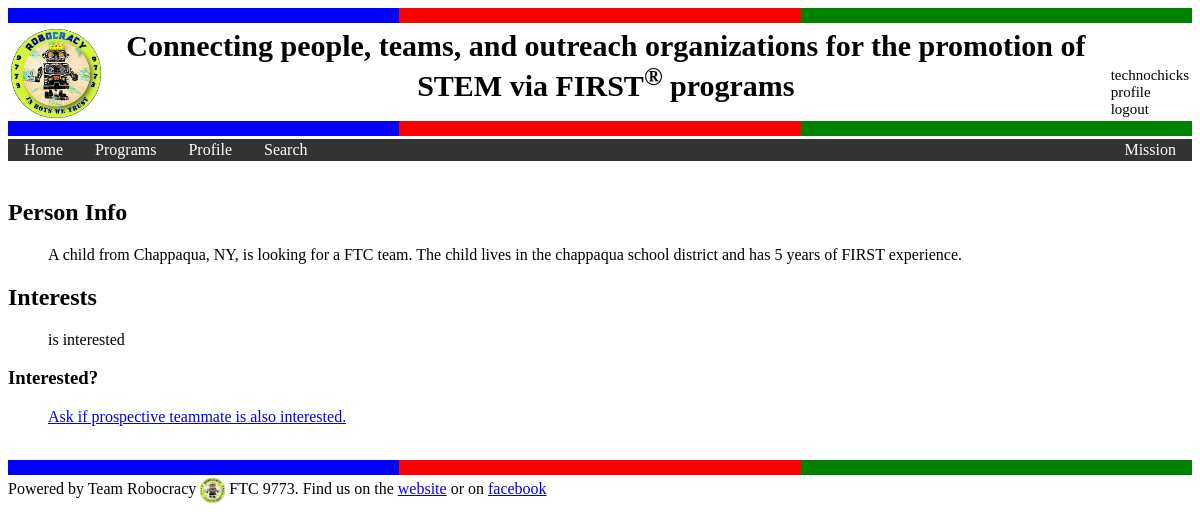
The page /match/team_viewing_person/neichen/ (signed in) on the database its author committed.
### match/models.py (models this page shows, shortened)
class Person(models.Model):
    username = models.CharField(max_length=200, default="")
    guardian_name = models.CharField(max_length=200,
        help_text="Enter the name of the child's guardian.")
    child_name = models.CharField(max_length=200,
        help_text="Enter the name of the child that you are looking a team for.")
    child_interest = models.TextField(max_length=1000,
        help_text="Enter your child's interest and relevant experience. Text should read as a paragraph.")
    school_district_name = models.CharField(max_length=200,
        help_text="Enter the name of your child's school district. Some school-based teams restricts membership to children in the district.")
    years_of_FIRST_experience = models.PositiveSmallIntegerField(default=0,
        help_text="Enter the number of seasons that your child has participated in FIRST programs.")
    zip_code = models.PositiveSmallIntegerField(validators=[validate_zip_code],
        help_text="5 digit ZIP code of where you live.")
    town_name = models.CharField(max_length=50, blank=True, default="")
    state_name = models.CharField(max_length=2, blank=True, default="")
    latitude = models.FloatField(default=0.0, blank=True)
    longitude = models.FloatField(default=0.0, blank=True)
    interested_in_jFLL = models.BooleanField(default=False,
        help_text="Select if your child is interested in joining a Junior FIRST Lego League (jFLL) team.")
    interested_in_FLL  = models.BooleanField(default=False,
        help_text="Select if your child is interested in joining an FIRST Lego League (FLL) team.")
    interested_in_FTC  = models.BooleanField(default=False,
        help_text="Select if your child is interested in joining an FIRST Tech Challenge (FTC) team.")
    interested_in_FRC  = models.BooleanField(default=False,
        help_text="Select if your child is interested in joining an FIRST Robotics Competition (FRC) team.")
    def child_team_interest_description(self, positive_pre_sentence, negative_pre_sentence):
        if self.interested_in_jFLL or self.interested_in_FLL or self.interested_in_FTC or self.interested_in_FRC:
            str = positive_pre_sentence + " "
            str += display_or_list([[self.interested_in_jFLL, "junior FLL"],
                    [self.interested_in_FLL, "FLL"], [self.interested_in_FTC, "FTC"],
                    [self.interested_in_FRC, "FRC"]])
            return str + " team"
        else:
            return negative_pre_sentence
    def child_description(self):
        str = "A child from %s, %s, is %s.  " % (self.town_name, self.state_name,
            self.child_team_interest_description("looking for a", "not currently looking for a"))
        str += "The child lives in the %s school district" % self.school_district_name
        if self.years_of_FIRST_experience > 0:
            str += " and has %d %s of FIRST experience. " % (self.years_of_FIRST_experience,
                display_pluralized(self.years_of_FIRST_experience, "year"))
        else:
            str += ".  "
        return str

### match/views.py (the view)
# urls.py: url(r'^team_viewing_person/(?P<pusername>[a-zA-Z_]+)/$', views.team_viewing_person, name='team_viewing_person'),
@login_required
def team_viewing_person(request, pusername):
    tusername = request.user.username
    team = request.user.profile.get_team()
    prospective_person = get_object_or_404(Person, username=pusername)
    can_invite = True
    if Invite.find_identical_pending_invite(tusername, pusername, Invite.T2P):
        can_invite = False
    too_many_invite = ""
    if Invite.pending_invite_num(tusername) > max_initiated_invite:
        too_many_invite = "Team cannot invite prospective teammates at this time as you have exceeeded the maximum of %d pending invites; invites expire within %d days." % (max_initiated_invite, invite_expiration_in_days)
    return render(request, 'match/team_viewing_person.html', {
        'prospective_person' : prospective_person, 'can_invite' : can_invite,
        'too_many_invite' : too_many_invite})

### match/models.py (called while the page is built)
def display_conjunction_list(conjunction, list): # list = [[pred, name], ...]
  n = 0
  i = 0
  str = ""
  for logic, name in list:
    if logic:
      n+=1
  for logic, name in list:
    if logic:
      if i == 0:
        str = name
      elif i < n-1:
        str += ", " + name
      elif n == 2:
        str += " %s %s" % (conjunction, name)
      else:
        str += ", and " + name
      i += 1
  return str

def display_or_list(list):
    return display_conjunction_list("or", list)

def display_singular_plural(count, singular_world, plural_word):
    if count > 1:
        return plural_word
    else:
        return singluar_word

def display_pluralized(count, singular_word):
    return display_singular_plural(count, singular_word, singular_word + "s")

    def is_team(self):
        return self.type == self.TEAM

    def get_team(self):
        if self.is_team():
            return get_object_or_404(Team, id=self.specific_profile_id)
        raise Http404("Get team details for a non-team.")

    @classmethod
    def find_identical_pending_invite(cls, invitor_username, prospective_username, type):
        qs = cls.objects.filter(invitor_username=invitor_username,
            prospective_username=prospective_username, type=type)
        for i in qs:
            if not i.completed():
                print("find request that was not completed %s %s" % (invitor_username,
                    prospective_username))
                return i
        return None

    @classmethod
    def pending_invite_num(cls, invitor_username):
        qs = cls.objects.filter(invitor_username=invitor_username)
        num = 0
        for i in qs:
            if not i.completed():
                num += 1
        return num

    def completed(self):
        if self.status == self.INITIATED and self.expired(1):
            self.status = self.EXPIRED
            self.save()
        if self.status == self.DECLINED and self.expired(2):
            self.status = self.OLD_DECLINED
            self.save()
        if self.status == self.ACCEPTED or self.status == self.OLD_DECLINED or self.status == self.EXPIRED:
            return True
        return False

### match/templates/match/team_viewing_person.html (shortened to what this page needs)
{% extends "base.html" %}
{% block content %}
<h2>
Person Info
</h2>
<ul>
{{ prospective_person.child_description }}
</ul>
<h2>
Interests
</h2>
<ul>
{{ prospective_person.child_interest }}
</ul>
{% if can_invite %}
  <h3>
  Interested?
</h3>
<ul>
  <a href="{% url 'match:team_inviting_person' prospective_person.username %}">Ask if prospective teammate is also interested.</a>
</ul>
{% endif %}
{% endblock %}

### match/templates/base.html (shortened to what this page needs)
{% load static %}
<link rel="stylesheet" type="text/css" href="{% static 'match/style.css' %}">
<html>
  <head>
  <div class="neapolitan"><br>
  <table class="toptable" style="width:100%">
    <tr class="toptable">
      <th class="top_name">
        <a href="http://ftcrobocracy.org"><img style="width:90px;" src="{% static 'match/robocracy.gif' %}" alt="logo image">
        </a>
      </th>
      <th class="top_title">Connecting people, teams, and outreach organizations for the
        promotion of STEM via FIRST<sup>&reg</sup> programs </th>
      <th class="top_links">
         {% if user.is_authenticated %}
           {{ user.username }}<br>
           <a class="top_a" id="settings" href="{% url 'match:settings' %}">profile</a><br>
           <a class="top_a" id="logout" href="/accounts/logout">logout</a>
         {% else %}
           <a class="top_a" id="login" href="/accounts/login">login</a><br>
           <a class="top_a" id="signup" href="/accounts/signup">register</a>
         {% endif %}
        </th>
    </tr>
  </table>
  <div class="neapolitan"><br>
<ul class="topnav_ul">
  <li class="topnav_li"> <a class="topnav_a" href="/match">Home</a></li>
  <li class="topnav_li"> <a class="topnav_a" href="{% url 'match:programs' %}">Programs</a></li>
  <li class="topnav_li"> <a class="topnav_a" href="{% url 'match:settings' %}">Profile</a></li>
  <li class="topnav_li"> <a class="topnav_a" href="{% url 'match:search' %}">Search</a></li>
  <li class="topnav_li" style="float:right"> <a class="topnav_a" href="{% url 'match:about' %}"">Mission</a></li>
</ul>
<br>
</head>
<body>
{% block content %}
{% endblock %}
<footer>
  <br>
  <div class="neapolitan"><br>
<span class="footer_txt"> Powered by Team Robocracy </span>
<img class="footer_img" src="{% static 'match/robocracy_small.gif' %}" alt="logo image">
<span class="footer_txt">
    FTC 9773. Find us on the
  <a href="http://ftcrobocracy.org">website</a> or on
  <a href="https://www.facebook.com/ftcrobocracy9773">facebook</a>
</span>
</footer>
</body>
</html>

### match/static/match/style.css (style rules this page uses)
.neapolitan { background:red; position:relative; height:15px; }
.neapolitan:before { content:''; background:blue; width:33%; height:100%; position:absolute; top:0; left:0; }
.neapolitan:after { content:''; background:green; width:33%; height:100%; position:absolute; top:0; right:0; }
.toptable { background: white; padding-bottom:0px; }
.top_name { text-align: right; vertical-align: bottom; font-size: 20px; font-weight:normal }
.top_title { text-align: center; font-size: 30px; vertical-align: top; }
.top_links { text-align: left; vertical-align: bottom; font-size: 15px; font-weight:normal }
.topnav_ul { list-style-type: none; margin: 0; padding: 0; overflow: hidden; background-color: #333; }
.topnav_li { float: left; }
.top_a { text-decoration: none; color: black; }
.topnav_a { display: block; color: white; text-align: center; padding: 2px 16px; text-decoration: none; }
.footer_img { vertical-align: middle; width: 25px; }

### rows shown on the page
Person: child_description "A child from Chappaqua, NY, is looking for a FTC team. The child lives in the chappaqua school district and has 5 years of FIRST experience.", child_interest "is interested"

### other values the page prints
{{ user.username }} "technochicks"
